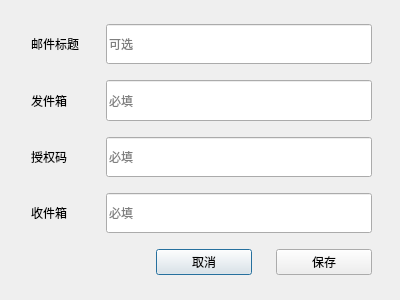
<?xml version="1.0" encoding="UTF-8"?>
<ui version="4.0">
    <class>EmailSettingDialog</class>
    <widget class="QDialog" name="EmailSettingDialog">
        <property name="geometry">
            <rect>
                <x>0</x>
                <y>0</y>
                <width>400</width>
                <height>300</height>
            </rect>
        </property>
        <property name="windowTitle">
            <string>邮箱设置</string>
        </property>
        <widget class="QWidget" name="layoutWidget" native="true">
            <property name="geometry">
                <rect>
                    <x>31</x>
                    <y>24</y>
                    <width>341</width>
                    <height>251</height>
                </rect>
            </property>
            <layout class="QVBoxLayout" name="verticalLayout">
                <property name="spacing">
                    <number>16</number>
                </property>
                <item>
                    <layout class="QHBoxLayout" name="horizontalLayout" stretch="2,8">
                        <property name="spacing">
                            <number>8</number>
                        </property>
                        <item>
                            <widget class="QLabel" name="label">
                                <property name="sizePolicy">
                                    <sizepolicy hsizetype="Expanding" vsizetype="Expanding">
                                        <horstretch>0</horstretch>
                                        <verstretch>0</verstretch>
                                    </sizepolicy>
                                </property>
                                <property name="text">
                                    <string>邮件标题</string>
                                </property>
                            </widget>
                        </item>
                        <item>
                            <widget class="QLineEdit" name="emailTitleView">
                                <property name="sizePolicy">
                                    <sizepolicy hsizetype="Expanding" vsizetype="Expanding">
                                        <horstretch>0</horstretch>
                                        <verstretch>0</verstretch>
                                    </sizepolicy>
                                </property>
                                <property name="text">
                                    <string/>
                                </property>
                                <property name="placeholderText">
                                    <string>可选</string>
                                </property>
                                <property name="clearButtonEnabled">
                                    <bool>true</bool>
                                </property>
                            </widget>
                        </item>
                    </layout>
                </item>
                <item>
                    <layout class="QHBoxLayout" name="horizontalLayout_2" stretch="2,8">
                        <property name="spacing">
                            <number>8</number>
                        </property>
                        <item>
                            <widget class="QLabel" name="label_2">
                                <property name="sizePolicy">
                                    <sizepolicy hsizetype="Expanding" vsizetype="Expanding">
                                        <horstretch>0</horstretch>
                                        <verstretch>0</verstretch>
                                    </sizepolicy>
                                </property>
                                <property name="text">
                                    <string>发件箱</string>
                                </property>
                            </widget>
                        </item>
                        <item>
                            <widget class="QLineEdit" name="senderEmailView">
                                <property name="sizePolicy">
                                    <sizepolicy hsizetype="Expanding" vsizetype="Expanding">
                                        <horstretch>0</horstretch>
                                        <verstretch>0</verstretch>
                                    </sizepolicy>
                                </property>
                                <property name="text">
                                    <string/>
                                </property>
                                <property name="placeholderText">
                                    <string>必填</string>
                                </property>
                                <property name="clearButtonEnabled">
                                    <bool>true</bool>
                                </property>
                            </widget>
                        </item>
                    </layout>
                </item>
                <item>
                    <layout class="QHBoxLayout" name="horizontalLayout_3" stretch="2,8">
                        <property name="spacing">
                            <number>8</number>
                        </property>
                        <item>
                            <widget class="QLabel" name="label_3">
                                <property name="sizePolicy">
                                    <sizepolicy hsizetype="Expanding" vsizetype="Expanding">
                                        <horstretch>0</horstretch>
                                        <verstretch>0</verstretch>
                                    </sizepolicy>
                                </property>
                                <property name="text">
                                    <string>授权码</string>
                                </property>
                            </widget>
                        </item>
                        <item>
                            <widget class="QLineEdit" name="authCodeView">
                                <property name="sizePolicy">
                                    <sizepolicy hsizetype="Expanding" vsizetype="Expanding">
                                        <horstretch>0</horstretch>
                                        <verstretch>0</verstretch>
                                    </sizepolicy>
                                </property>
                                <property name="text">
                                    <string/>
                                </property>
                                <property name="placeholderText">
                                    <string>必填</string>
                                </property>
                                <property name="clearButtonEnabled">
                                    <bool>true</bool>
                                </property>
                            </widget>
                        </item>
                    </layout>
                </item>
                <item>
                    <layout class="QHBoxLayout" name="horizontalLayout_4" stretch="2,8">
                        <property name="spacing">
                            <number>8</number>
                        </property>
                        <item>
                            <widget class="QLabel" name="label_4">
                                <property name="sizePolicy">
                                    <sizepolicy hsizetype="Expanding" vsizetype="Expanding">
                                        <horstretch>0</horstretch>
                                        <verstretch>0</verstretch>
                                    </sizepolicy>
                                </property>
                                <property name="text">
                                    <string>收件箱</string>
                                </property>
                            </widget>
                        </item>
                        <item>
                            <widget class="QLineEdit" name="receiverEmailView">
                                <property name="sizePolicy">
                                    <sizepolicy hsizetype="Expanding" vsizetype="Expanding">
                                        <horstretch>0</horstretch>
                                        <verstretch>0</verstretch>
                                    </sizepolicy>
                                </property>
                                <property name="text">
                                    <string/>
                                </property>
                                <property name="placeholderText">
                                    <string>必填</string>
                                </property>
                                <property name="clearButtonEnabled">
                                    <bool>true</bool>
                                </property>
                            </widget>
                        </item>
                    </layout>
                </item>
                <item>
                    <layout class="QHBoxLayout" name="horizontalLayout_5">
                        <property name="spacing">
                            <number>24</number>
                        </property>
                        <item>
                            <spacer name="horizontalSpacer">
                                <property name="orientation">
                                    <enum>Qt::Horizontal</enum>
                                </property>
                                <property name="sizeHint" stdset="0">
                                    <size>
                                        <width>40</width>
                                        <height>20</height>
                                    </size>
                                </property>
                            </spacer>
                        </item>
                        <item>
                            <widget class="QPushButton" name="cancelButton">
                                <property name="minimumSize">
                                    <size>
                                        <width>96</width>
                                        <height>0</height>
                                    </size>
                                </property>
                                <property name="text">
                                    <string>取消</string>
                                </property>
                            </widget>
                        </item>
                        <item>
                            <widget class="QPushButton" name="saveButton">
                                <property name="minimumSize">
                                    <size>
                                        <width>96</width>
                                        <height>0</height>
                                    </size>
                                </property>
                                <property name="text">
                                    <string>保存</string>
                                </property>
                            </widget>
                        </item>
                    </layout>
                </item>
            </layout>
        </widget>
    </widget>
    <resources/>
    <connections/>
</ui>
